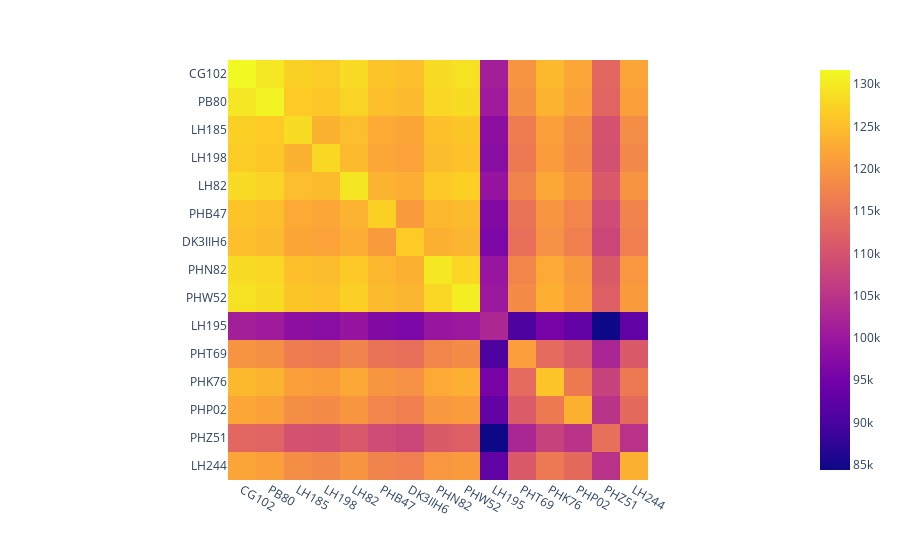

Write notebook code for a chart like this one.
### Code cell
px.imshow(pd.DataFrame(out1, columns=l, index=l))

### Figure 1 — Plotly figure (JSON) as saved in the notebook; plotly's stock layout.template omitted (floating-point values rounded to 4 significant figures; data arrays with more than 128 entries replaced by an {"elided": "..."} marker saying what was removed)
{"data": [{"coloraxis": "coloraxis", "hovertemplate": "x: %{x}<br>y: %{y}<br>color: %{z}<extra></extra>", "name": "0", "type": "heatmap", "x": ["CG102", "PB80", "LH185", "LH198", "LH82", "PHB47", "DK3IIH6", "PHN82", "PHW52", "LH195", "PHT69", "PHK76", "PHP02", "PHZ51", "LH244"], "xaxis": "x", "y": ["CG102", "PB80", "LH185", "LH198", "LH82", "PHB47", "DK3IIH6", "PHN82", "PHW52", "LH195", "PHT69", "PHK76", "PHP02", "PHZ51", "LH244"], "yaxis": "y", "z": {"elided": "15x15 int values"}}], "layout": {"coloraxis": {"colorscale": [[0, "#0d0887"], [0.1111, "#46039f"], [0.2222, "#7201a8"], [0.3333, "#9c179e"], [0.4444, "#bd3786"], [0.5556, "#d8576b"], [0.6667, "#ed7953"], [0.7778, "#fb9f3a"], [0.8889, "#fdca26"], [1, "#f0f921"]]}, "margin": {"t": 60}, "xaxis": {"anchor": "y", "constrain": "domain", "domain": [0, 1], "scaleanchor": "y"}, "yaxis": {"anchor": "x", "autorange": "reversed", "constrain": "domain", "domain": [0, 1]}}}
